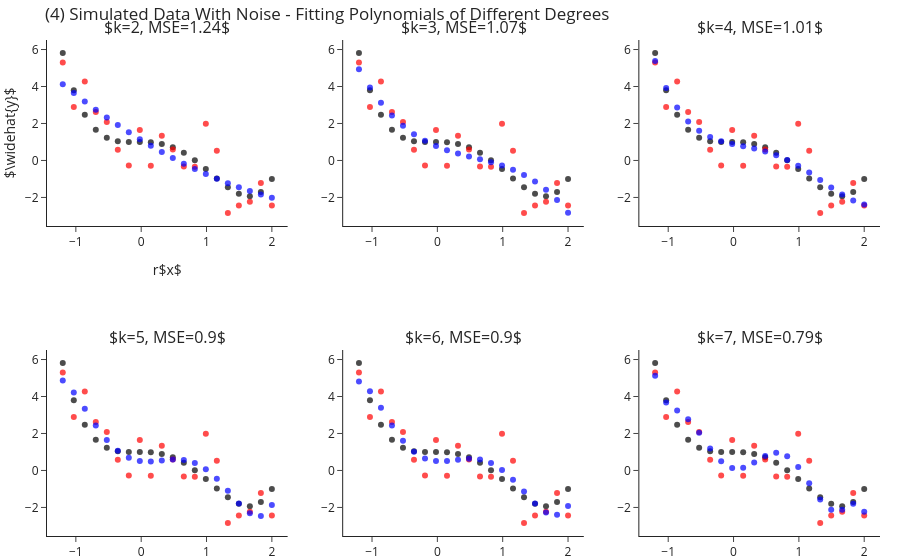

This figure's notebook cell:
### Markdown cell above
## Fitting Polynomial Of Different Degrees - With Sample Noise

Still fitting for different values of $k$, let us add some standard Gaussian noise (i.e. $\mathcal{N}\left(0,1\right)$).
This time we observe two things:
- Even for the correct $k=4$ model we are not able to achieve zero MSE.
- As we increase $4<k\rightarrow 7$ we manage to decrease the error more and more.

### Code cell
y = y_ + np.random.normal(size=len(y_))

ks = range(2, 8)
fig = make_subplots(2, 3, subplot_titles=list(ks))
for i, k in enumerate(ks):
    r,c = i//3+1, i%3+1 
    
    y_hat = make_pipeline(PolynomialFeatures(k), LinearRegression()).fit(X, y).predict(X)
    fig.add_traces([go.Scatter(x=x, y=y_, mode="markers", name="Real Points",  marker=dict(color="black", opacity=.7), showlegend=False),
                    go.Scatter(x=x, y=y, mode="markers", name="Observed Points",  marker=dict(color="red", opacity=.7), showlegend=False), 
                    go.Scatter(x=x, y=y_hat, mode="markers", name="Predicted Points",  marker=dict(color="blue", opacity=.7), showlegend=False)], rows=r, cols=c)
    fig["layout"]["annotations"][i]["text"] = rf"$k={{0}}, MSE={{1}}$".format(k, round(np.mean((y-y_hat)**2), 2))

fig.update_layout(title="(4) Simulated Data With Noise - Fitting Polynomials of Different Degrees",
                  yaxis_title=r"$\widehat{y}$",
                  xaxis_title="r$x$")
fig.show()

### Figure 1 — Plotly figure (JSON) as saved in the notebook; plotly's stock layout.template omitted (floating-point values rounded to 4 significant figures)
{"data": [{"marker": {"color": "black", "opacity": 0.7}, "mode": "markers", "name": "Real Points", "showlegend": false, "type": "scatter", "x": [-1.2, -1.032, -0.8632, -0.6947, -0.5263, -0.3579, -0.1895, -0.02105, 0.1474, 0.3158, 0.4842, 0.6526, 0.8211, 0.9895, 1.158, 1.326, 1.495, 1.663, 1.832, 2], "xaxis": "x", "y": [5.81, 3.796, 2.469, 1.662, 1.23, 1.044, 0.9969, 0.9998, 0.9832, 0.8971, 0.7107, 0.4125, 0.0104, -0.4685, -0.9777, -1.451, -1.804, -1.933, -1.712, -1], "yaxis": "y"}, {"marker": {"color": "red", "opacity": 0.7}, "mode": "markers", "name": "Observed Points", "showlegend": false, "type": "scatter", "x": [-1.2, -1.032, -0.8632, -0.6947, -0.5263, -0.3579, -0.1895, -0.02105, 0.1474, 0.3158, 0.4842, 0.6526, 0.8211, 0.9895, 1.158, 1.326, 1.495, 1.663, 1.832, 2], "xaxis": "x", "y": [5.297, 2.888, 4.274, 2.624, 2.075, 0.5776, -0.2772, 1.646, -0.2807, 1.338, 0.5924, -0.3268, -0.3388, 1.986, 0.5235, -2.839, -2.436, -2.237, -1.224, -2.431], "yaxis": "y"}, {"marker": {"color": "blue", "opacity": 0.7}, "mode": "markers", "name": "Predicted Points", "showlegend": false, "type": "scatter", "x": [-1.2, -1.032, -0.8632, -0.6947, -0.5263, -0.3579, -0.1895, -0.02105, 0.1474, 0.3158, 0.4842, 0.6526, 0.8211, 0.9895, 1.158, 1.326, 1.495, 1.663, 1.832, 2], "xaxis": "x", "y": [4.124, 3.648, 3.189, 2.748, 2.323, 1.915, 1.524, 1.15, 0.7935, 0.4535, 0.1304, -0.1757, -0.4649, -0.7372, -0.9925, -1.231, -1.452, -1.657, -1.844, -2.015], "yaxis": "y"}, {"marker": {"color": "black", "opacity": 0.7}, "mode": "markers", "name": "Real Points", "showlegend": false, "type": "scatter", "x": [-1.2, -1.032, -0.8632, -0.6947, -0.5263, -0.3579, -0.1895, -0.02105, 0.1474, 0.3158, 0.4842, 0.6526, 0.8211, 0.9895, 1.158, 1.326, 1.495, 1.663, 1.832, 2], "xaxis": "x2", "y": [5.81, 3.796, 2.469, 1.662, 1.23, 1.044, 0.9969, 0.9998, 0.9832, 0.8971, 0.7107, 0.4125, 0.0104, -0.4685, -0.9777, -1.451, -1.804, -1.933, -1.712, -1], "yaxis": "y2"}, {"marker": {"color": "red", "opacity": 0.7}, "mode": "markers", "name": "Observed Points", "showlegend": false, "type": "scatter", "x": [-1.2, -1.032, -0.8632, -0.6947, -0.5263, -0.3579, -0.1895, -0.02105, 0.1474, 0.3158, 0.4842, 0.6526, 0.8211, 0.9895, 1.158, 1.326, 1.495, 1.663, 1.832, 2], "xaxis": "x2", "y": [5.297, 2.888, 4.274, 2.624, 2.075, 0.5776, -0.2772, 1.646, -0.2807, 1.338, 0.5924, -0.3268, -0.3388, 1.986, 0.5235, -2.839, -2.436, -2.237, -1.224, -2.431], "yaxis": "y2"}, {"marker": {"color": "blue", "opacity": 0.7}, "mode": "markers", "name": "Predicted Points", "showlegend": false, "type": "scatter", "x": [-1.2, -1.032, -0.8632, -0.6947, -0.5263, -0.3579, -0.1895, -0.02105, 0.1474, 0.3158, 0.4842, 0.6526, 0.8211, 0.9895, 1.158, 1.326, 1.495, 1.663, 1.832, 2], "xaxis": "x2", "y": [4.933, 3.946, 3.118, 2.433, 1.873, 1.421, 1.062, 0.7787, 0.5537, 0.3708, 0.2131, 0.06402, -0.09318, -0.2752, -0.4988, -0.7806, -1.137, -1.586, -2.142, -2.824], "yaxis": "y2"}, {"marker": {"color": "black", "opacity": 0.7}, "mode": "markers", "name": "Real Points", "showlegend": false, "type": "scatter", "x": [-1.2, -1.032, -0.8632, -0.6947, -0.5263, -0.3579, -0.1895, -0.02105, 0.1474, 0.3158, 0.4842, 0.6526, 0.8211, 0.9895, 1.158, 1.326, 1.495, 1.663, 1.832, 2], "xaxis": "x3", "y": [5.81, 3.796, 2.469, 1.662, 1.23, 1.044, 0.9969, 0.9998, 0.9832, 0.8971, 0.7107, 0.4125, 0.0104, -0.4685, -0.9777, -1.451, -1.804, -1.933, -1.712, -1], "yaxis": "y3"}, {"marker": {"color": "red", "opacity": 0.7}, "mode": "markers", "name": "Observed Points", "showlegend": false, "type": "scatter", "x": [-1.2, -1.032, -0.8632, -0.6947, -0.5263, -0.3579, -0.1895, -0.02105, 0.1474, 0.3158, 0.4842, 0.6526, 0.8211, 0.9895, 1.158, 1.326, 1.495, 1.663, 1.832, 2], "xaxis": "x3", "y": [5.297, 2.888, 4.274, 2.624, 2.075, 0.5776, -0.2772, 1.646, -0.2807, 1.338, 0.5924, -0.3268, -0.3388, 1.986, 0.5235, -2.839, -2.436, -2.237, -1.224, -2.431], "yaxis": "y3"}, {"marker": {"color": "blue", "opacity": 0.7}, "mode": "markers", "name": "Predicted Points", "showlegend": false, "type": "scatter", "x": [-1.2, -1.032, -0.8632, -0.6947, -0.5263, -0.3579, -0.1895, -0.02105, 0.1474, 0.3158, 0.4842, 0.6526, 0.8211, 0.9895, 1.158, 1.326, 1.495, 1.663, 1.832, 2], "xaxis": "x3", "y": [5.376, 3.923, 2.862, 2.112, 1.602, 1.265, 1.045, 0.8936, 0.7703, 0.6422, 0.4845, 0.2806, 0.02174, -0.2928, -0.6557, -1.052, -1.458, -1.842, -2.166, -2.381], "yaxis": "y3"}, {"marker": {"color": "black", "opacity": 0.7}, "mode": "markers", "name": "Real Points", "showlegend": false, "type": "scatter", "x": [-1.2, -1.032, -0.8632, -0.6947, -0.5263, -0.3579, -0.1895, -0.02105, 0.1474, 0.3158, 0.4842, 0.6526, 0.8211, 0.9895, 1.158, 1.326, 1.495, 1.663, 1.832, 2], "xaxis": "x4", "y": [5.81, 3.796, 2.469, 1.662, 1.23, 1.044, 0.9969, 0.9998, 0.9832, 0.8971, 0.7107, 0.4125, 0.0104, -0.4685, -0.9777, -1.451, -1.804, -1.933, -1.712, -1], "yaxis": "y4"}, {"marker": {"color": "red", "opacity": 0.7}, "mode": "markers", "name": "Observed Points", "showlegend": false, "type": "scatter", "x": [-1.2, -1.032, -0.8632, -0.6947, -0.5263, -0.3579, -0.1895, -0.02105, 0.1474, 0.3158, 0.4842, 0.6526, 0.8211, 0.9895, 1.158, 1.326, 1.495, 1.663, 1.832, 2], "xaxis": "x4", "y": [5.297, 2.888, 4.274, 2.624, 2.075, 0.5776, -0.2772, 1.646, -0.2807, 1.338, 0.5924, -0.3268, -0.3388, 1.986, 0.5235, -2.839, -2.436, -2.237, -1.224, -2.431], "yaxis": "y4"}, {"marker": {"color": "blue", "opacity": 0.7}, "mode": "markers", "name": "Predicted Points", "showlegend": false, "type": "scatter", "x": [-1.2, -1.032, -0.8632, -0.6947, -0.5263, -0.3579, -0.1895, -0.02105, 0.1474, 0.3158, 0.4842, 0.6526, 0.8211, 0.9895, 1.158, 1.326, 1.495, 1.663, 1.832, 2], "xaxis": "x4", "y": [4.861, 4.221, 3.34, 2.437, 1.651, 1.06, 0.6862, 0.5111, 0.4847, 0.5371, 0.5896, 0.5662, 0.4043, 0.06583, -0.4511, -1.101, -1.782, -2.32, -2.464, -1.867], "yaxis": "y4"}, {"marker": {"color": "black", "opacity": 0.7}, "mode": "markers", "name": "Real Points", "showlegend": false, "type": "scatter", "x": [-1.2, -1.032, -0.8632, -0.6947, -0.5263, -0.3579, -0.1895, -0.02105, 0.1474, 0.3158, 0.4842, 0.6526, 0.8211, 0.9895, 1.158, 1.326, 1.495, 1.663, 1.832, 2], "xaxis": "x5", "y": [5.81, 3.796, 2.469, 1.662, 1.23, 1.044, 0.9969, 0.9998, 0.9832, 0.8971, 0.7107, 0.4125, 0.0104, -0.4685, -0.9777, -1.451, -1.804, -1.933, -1.712, -1], "yaxis": "y5"}, {"marker": {"color": "red", "opacity": 0.7}, "mode": "markers", "name": "Observed Points", "showlegend": false, "type": "scatter", "x": [-1.2, -1.032, -0.8632, -0.6947, -0.5263, -0.3579, -0.1895, -0.02105, 0.1474, 0.3158, 0.4842, 0.6526, 0.8211, 0.9895, 1.158, 1.326, 1.495, 1.663, 1.832, 2], "xaxis": "x5", "y": [5.297, 2.888, 4.274, 2.624, 2.075, 0.5776, -0.2772, 1.646, -0.2807, 1.338, 0.5924, -0.3268, -0.3388, 1.986, 0.5235, -2.839, -2.436, -2.237, -1.224, -2.431], "yaxis": "y5"}, {"marker": {"color": "blue", "opacity": 0.7}, "mode": "markers", "name": "Predicted Points", "showlegend": false, "type": "scatter", "x": [-1.2, -1.032, -0.8632, -0.6947, -0.5263, -0.3579, -0.1895, -0.02105, 0.1474, 0.3158, 0.4842, 0.6526, 0.8211, 0.9895, 1.158, 1.326, 1.495, 1.663, 1.832, 2], "xaxis": "x5", "y": [4.809, 4.284, 3.391, 2.437, 1.611, 1.008, 0.6498, 0.5059, 0.5113, 0.5832, 0.6358, 0.5928, 0.399, 0.02945, -0.503, -1.142, -1.782, -2.27, -2.4, -1.919], "yaxis": "y5"}, {"marker": {"color": "black", "opacity": 0.7}, "mode": "markers", "name": "Real Points", "showlegend": false, "type": "scatter", "x": [-1.2, -1.032, -0.8632, -0.6947, -0.5263, -0.3579, -0.1895, -0.02105, 0.1474, 0.3158, 0.4842, 0.6526, 0.8211, 0.9895, 1.158, 1.326, 1.495, 1.663, 1.832, 2], "xaxis": "x6", "y": [5.81, 3.796, 2.469, 1.662, 1.23, 1.044, 0.9969, 0.9998, 0.9832, 0.8971, 0.7107, 0.4125, 0.0104, -0.4685, -0.9777, -1.451, -1.804, -1.933, -1.712, -1], "yaxis": "y6"}, {"marker": {"color": "red", "opacity": 0.7}, "mode": "markers", "name": "Observed Points", "showlegend": false, "type": "scatter", "x": [-1.2, -1.032, -0.8632, -0.6947, -0.5263, -0.3579, -0.1895, -0.02105, 0.1474, 0.3158, 0.4842, 0.6526, 0.8211, 0.9895, 1.158, 1.326, 1.495, 1.663, 1.832, 2], "xaxis": "x6", "y": [5.297, 2.888, 4.274, 2.624, 2.075, 0.5776, -0.2772, 1.646, -0.2807, 1.338, 0.5924, -0.3268, -0.3388, 1.986, 0.5235, -2.839, -2.436, -2.237, -1.224, -2.431], "yaxis": "y6"}, {"marker": {"color": "blue", "opacity": 0.7}, "mode": "markers", "name": "Predicted Points", "showlegend": false, "type": "scatter", "x": [-1.2, -1.032, -0.8632, -0.6947, -0.5263, -0.3579, -0.1895, -0.02105, 0.1474, 0.3158, 0.4842, 0.6526, 0.8211, 0.9895, 1.158, 1.326, 1.495, 1.663, 1.832, 2], "xaxis": "x6", "y": [5.119, 3.681, 3.244, 2.773, 2.038, 1.193, 0.4959, 0.1335, 0.149, 0.4356, 0.7834, 0.9551, 0.7714, 0.1833, -0.6885, -1.569, -2.119, -2.123, -1.798, -2.229], "yaxis": "y6"}], "layout": {"annotations": [{"font": {"size": 16}, "showarrow": false, "text": "$k=2, MSE=1.24$", "x": 0.1444, "xanchor": "center", "xref": "paper", "y": 1, "yanchor": "bottom", "yref": "paper"}, {"font": {"size": 16}, "showarrow": false, "text": "$k=3, MSE=1.07$", "x": 0.5, "xanchor": "center", "xref": "paper", "y": 1, "yanchor": "bottom", "yref": "paper"}, {"font": {"size": 16}, "showarrow": false, "text": "$k=4, MSE=1.01$", "x": 0.8556, "xanchor": "center", "xref": "paper", "y": 1, "yanchor": "bottom", "yref": "paper"}, {"font": {"size": 16}, "showarrow": false, "text": "$k=5, MSE=0.9$", "x": 0.1444, "xanchor": "center", "xref": "paper", "y": 0.375, "yanchor": "bottom", "yref": "paper"}, {"font": {"size": 16}, "showarrow": false, "text": "$k=6, MSE=0.9$", "x": 0.5, "xanchor": "center", "xref": "paper", "y": 0.375, "yanchor": "bottom", "yref": "paper"}, {"font": {"size": 16}, "showarrow": false, "text": "$k=7, MSE=0.79$", "x": 0.8556, "xanchor": "center", "xref": "paper", "y": 0.375, "yanchor": "bottom", "yref": "paper"}], "title": {"text": "(4) Simulated Data With Noise - Fitting Polynomials of Different Degrees"}, "xaxis": {"anchor": "y", "domain": [0, 0.2889], "title": {"text": "r$x$"}}, "xaxis2": {"anchor": "y2", "domain": [0.3556, 0.6444]}, "xaxis3": {"anchor": "y3", "domain": [0.7111, 1]}, "xaxis4": {"anchor": "y4", "domain": [0, 0.2889]}, "xaxis5": {"anchor": "y5", "domain": [0.3556, 0.6444]}, "xaxis6": {"anchor": "y6", "domain": [0.7111, 1]}, "yaxis": {"anchor": "x", "domain": [0.625, 1], "title": {"text": "$\\widehat{y}$"}}, "yaxis2": {"anchor": "x2", "domain": [0.625, 1]}, "yaxis3": {"anchor": "x3", "domain": [0.625, 1]}, "yaxis4": {"anchor": "x4", "domain": [0, 0.375]}, "yaxis5": {"anchor": "x5", "domain": [0, 0.375]}, "yaxis6": {"anchor": "x6", "domain": [0, 0.375]}}}
